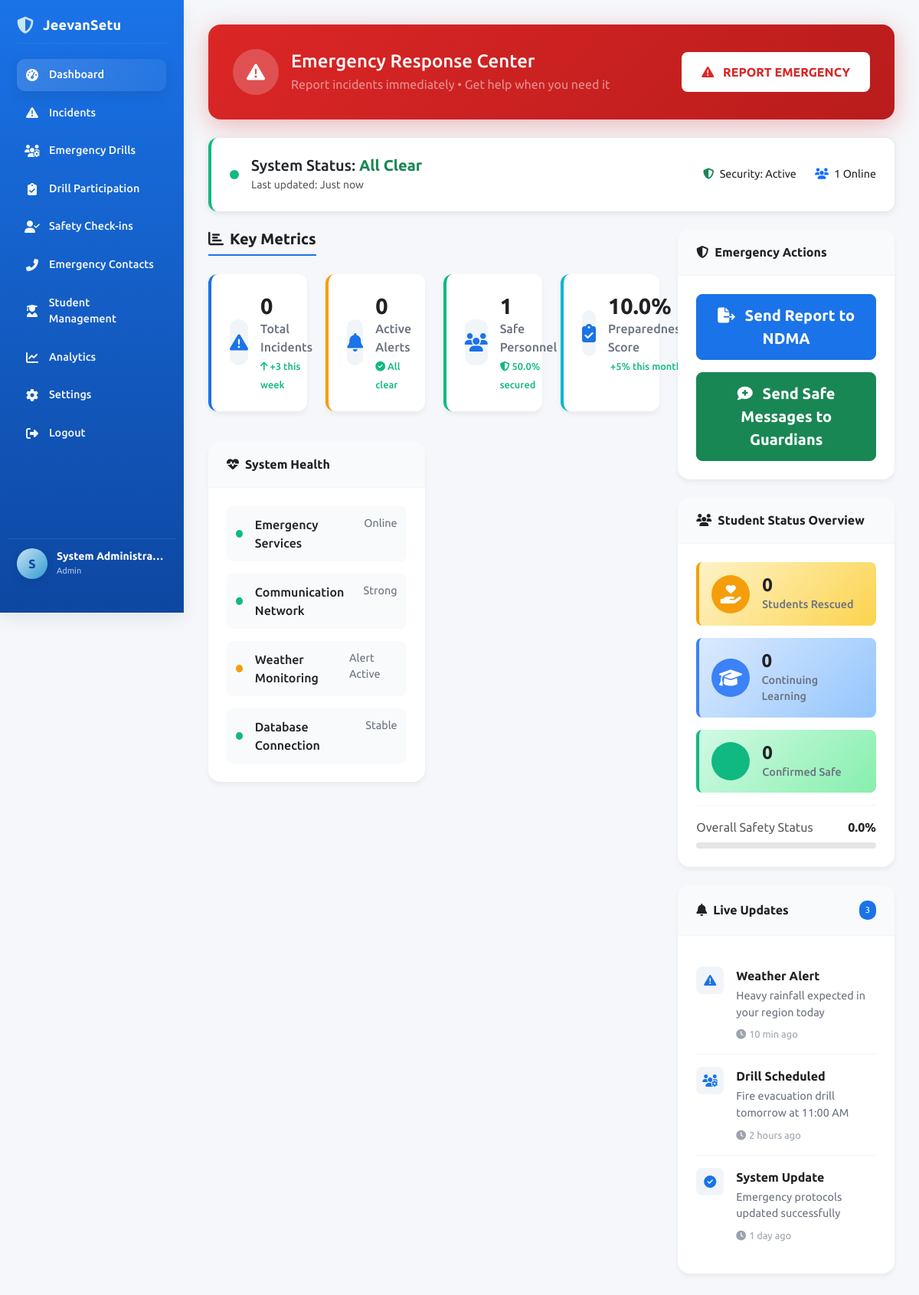
The page /dashboard (signed in) on the database as committed earlier.
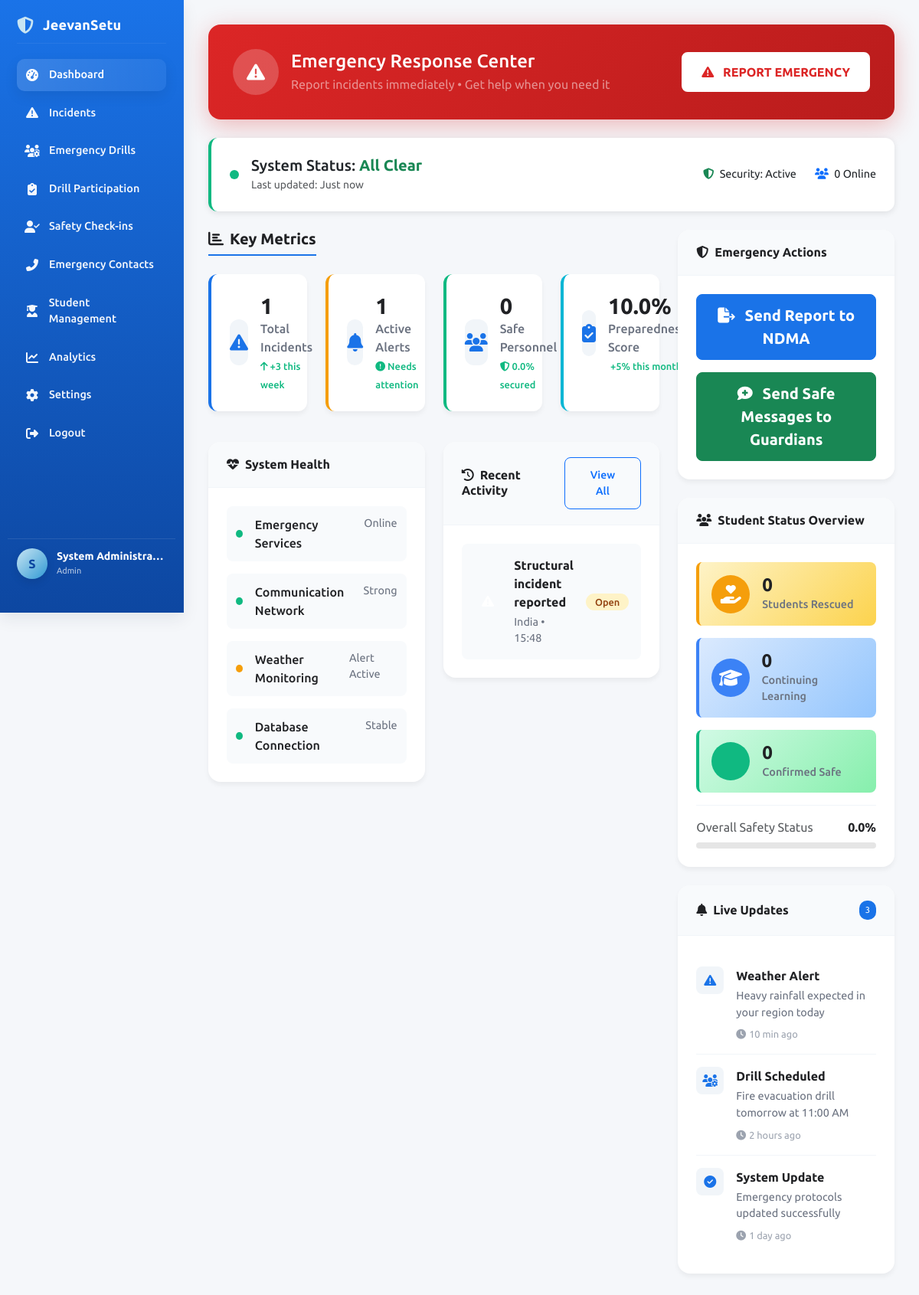
The same page on the database as committed later.
### app.py (models this page shows)
class Incident(db.Model):
    id = db.Column(db.Integer, primary_key=True)
    reporter_id = db.Column(db.Integer, db.ForeignKey('user.id'), nullable=False)
    type = db.Column(db.String(50), nullable=False)  # fire, flood, earthquake, trapped, other
    description = db.Column(db.Text)
    location = db.Column(db.String(200))
    latitude = db.Column(db.Float)
    longitude = db.Column(db.Float)
    building_id = db.Column(db.String(50))
    status = db.Column(db.String(20), default='open')  # open, acknowledged, assigned, resolved, false_alarm
    severity = db.Column(db.String(10), default='medium')  # low, medium, high, critical
    assigned_to = db.Column(db.Integer, db.ForeignKey('user.id'))
    created_at = db.Column(db.DateTime, default=datetime.utcnow)
    updated_at = db.Column(db.DateTime, default=datetime.utcnow, onupdate=datetime.utcnow)
    reporter = db.relationship('User', foreign_keys=[reporter_id], backref='reported_incidents')
    responder = db.relationship('User', foreign_keys=[assigned_to], backref='assigned_incidents')

### app.py (the view)
@app.route('/dashboard')
@login_required
def dashboard():
    user = User.query.get(session['user_id'])
    total_incidents = Incident.query.count()
    active_incidents = Incident.query.filter(Incident.status.in_(['open', 'acknowledged', 'assigned'])).count()
    safe_checkins = Checkin.query.filter_by(status='safe').count()
    stuck_checkins = Checkin.query.filter_by(status='stuck').count()
    recent_incidents = Incident.query.order_by(Incident.created_at.desc()).limit(5).all()
    recent_notifications = Notification.query.filter_by(is_active=True).order_by(Notification.created_at.desc()).limit(5).all()
    total_drills = Drill.query.count()
    avg_participation = db.session.query(db.func.avg(Drill.score)).scalar() or 0
    preparedness_score = min(100, (total_drills * 10) + (avg_participation * 0.5))
    stats = {
        'total_incidents': total_incidents,
        'active_incidents': active_incidents,
        'safe_checkins': safe_checkins,
        'stuck_checkins': stuck_checkins,
        'preparedness_score': round(preparedness_score, 1)
    }
    return render_template('dashboard_new.html',
                         user=user,
                         stats=stats,
                         recent_incidents=recent_incidents,
                         recent_notifications=recent_notifications)

### app.py (called while the page is built)
def login_required(f):
    @wraps(f)
    def decorated_function(*args, **kwargs):
        if 'user_id' not in session:
            return redirect(url_for('login'))
        return f(*args, **kwargs)
    return decorated_function

### templates/dashboard_new.html (shortened to what the changed rows need)
{% extends "base_new.html" %}
{% block content %}
<div class="row mb-4">
    <div class="col-12">
        <div class="status-banner">
            <div class="row align-items-center">
                <div class="col-md-6">
                    <div class="d-flex gap-4 justify-content-md-end">
                        <div class="status-item-inline">
                            <i class="fas fa-users text-primary me-1"></i>
                            <span class="text-dark">{{ stats.safe_checkins + stats.stuck_checkins }} Online</span>
                        </div>
                    </div>
                </div>
            </div>
        </div>
    </div>
</div>
<div class="row">
    <div class="col-lg-8">
        <div class="row mb-4">
            <div class="col-md-6 col-lg-3 mb-3">
                <div class="metric-card metric-primary">
                    <div class="metric-content">
                        <div class="metric-data">
                            <h3>{{ stats.total_incidents }}</h3>
                            <p>Total Incidents</p>
                            <span class="metric-change">
                                <i class="fas fa-arrow-up"></i> +3 this week
                            </span>
                        </div>
                    </div>
                </div>
            </div>
            <div class="col-md-6 col-lg-3 mb-3">
                <div class="metric-card metric-warning">
                    <div class="metric-content">
                        <div class="metric-data">
                            <h3>{{ stats.active_incidents }}</h3>
                            <p>Active Alerts</p>
                            <span class="metric-change">
                                {% if stats.active_incidents > 0 %}
                                <i class="fas fa-exclamation-circle"></i> Needs attention
                                {% else %}
                                <i class="fas fa-check-circle"></i> All clear
                                {% endif %}
                            </span>
                        </div>
                    </div>
                </div>
            </div>
            <div class="col-md-6 col-lg-3 mb-3">
                <div class="metric-card metric-success">
                    <div class="metric-content">
                        <div class="metric-data">
                            <h3>{{ stats.safe_checkins }}</h3>
                            <p>Safe Personnel</p>
                            <span class="metric-change">
                                <i class="fas fa-shield-alt"></i> {{ ((stats.safe_checkins / (stats.safe_checkins + stats.stuck_checkins + 1)) * 100)|round }}% secured
                            </span>
                        </div>
                    </div>
                </div>
            </div>
        </div>
        <div class="row">
            {% if recent_incidents %}
            <div class="col-md-6 mb-4">
                <div class="dashboard-card">
                    <div class="card-header">
                        <h6><i class="fas fa-history me-2"></i>Recent Activity</h6>
                        <a href="{{ url_for('incidents') }}" class="btn btn-outline-primary btn-sm">View All</a>
                    </div>
                    <div class="card-body">
                        <div class="activity-list">
                            {% for incident in recent_incidents[:4] %}
                            <div class="activity-item">
                                <div class="activity-icon activity-{{ incident.type }}">
                                    <i class="fas fa-{% if incident.type == 'fire' %}fire{% elif incident.type == 'flood' %}water{% elif incident.type == 'earthquake' %}mountain{% else %}exclamation-triangle{% endif %}"></i>
                                </div>
                                <div class="activity-content">
                                    <div class="activity-title">{{ incident.type.title() }} incident reported</div>
                                    <div class="activity-subtitle">{{ incident.location }} • {{ incident.created_at.strftime('%H:%M') }}</div>
                                </div>
                                <div class="activity-status">
                                    <span class="status-badge status-{{ incident.status }}">{{ incident.status.title() }}</span>
                                </div>
                            </div>
                            {% endfor %}
                        </div>
                    </div>
                </div>
            </div>
            {% endif %}
        </div>
    </div>
</div>
{% endblock %}

Rows that differ between the two databases and show on the page:
added Incident: type "Structural", location "India", created_at "15:48", status "Open"
Other text that changed with them:
{{ stats.safe_checkins + stats.stuck_checkins }}: "1" → "0"
{{ stats.total_incidents }}: "0" → "1"
{{ stats.active_incidents }}: "0" → "1"
{{ stats.safe_checkins }}: "1" → "0"
text no longer shown: "50.0 All clear"
text now shown: "Needs attention 0.0 Recent Activity View All"
